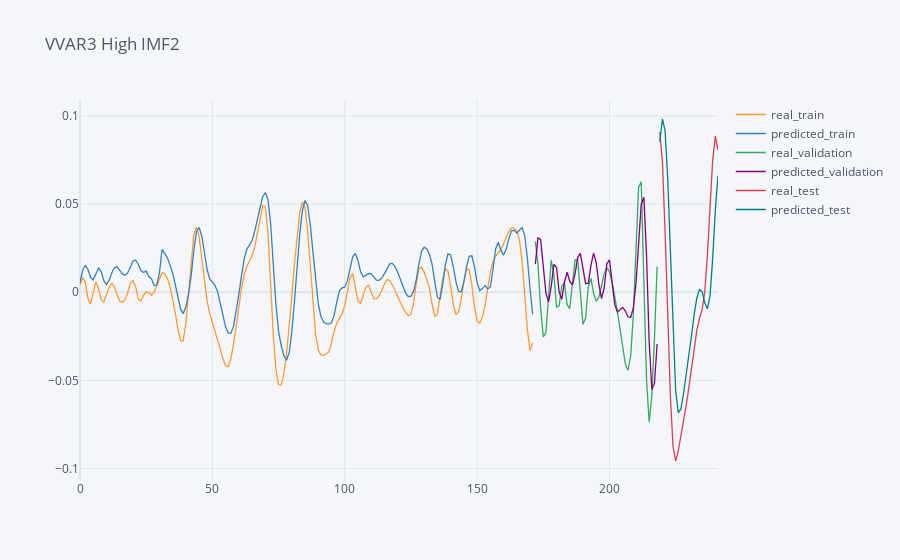

The code cell stored with this chart in its notebook:
### Code cell
# plotting partial results of IMF predictions
plot_ticker = 'VVAR3'
plot_feature = 'High'
plot_imf = 'IMF2'

df_result = pd.DataFrame.from_dict(results[plot_ticker][plot_feature][plot_imf], orient='index').T
df_train = df_result[['real_train','predicted_train','x_axis_train']].set_index('x_axis_train').dropna(axis=0)
df_train.index.name = 'x'
df_validation = df_result[['real_validation','predicted_validation','x_axis_validation']].set_index('x_axis_validation').dropna(axis=0)
df_validation.index.name = 'x'
df_test = df_result[['real_test','predicted_test','x_axis_test']].set_index('x_axis_test').dropna(axis=0)
df_test.index.name = 'x'

df_concatenated = pd.concat([df_train,df_validation,df_test], axis=1)
df_concatenated.iplot(title=f'{plot_ticker} {plot_feature} {plot_imf}')

### Figure 1 — Plotly figure (JSON) as saved in the notebook; plotly's stock layout.template omitted (floating-point values rounded to 4 significant figures; data arrays with more than 128 entries replaced by an {"elided": "..."} marker saying what was removed)
{"data": [{"line": {"color": "rgba(255, 153, 51, 1.0)", "dash": "solid", "shape": "linear", "width": 1.3}, "mode": "lines", "name": "real_train", "text": "", "type": "scatter", "x": {"elided": "242 int values"}, "y": {"elided": "242 mixed values"}}, {"line": {"color": "rgba(55, 128, 191, 1.0)", "dash": "solid", "shape": "linear", "width": 1.3}, "mode": "lines", "name": "predicted_train", "text": "", "type": "scatter", "x": {"elided": "242 int values"}, "y": {"elided": "242 mixed values"}}, {"line": {"color": "rgba(50, 171, 96, 1.0)", "dash": "solid", "shape": "linear", "width": 1.3}, "mode": "lines", "name": "real_validation", "text": "", "type": "scatter", "x": {"elided": "242 int values"}, "y": {"elided": "242 mixed values"}}, {"line": {"color": "rgba(128, 0, 128, 1.0)", "dash": "solid", "shape": "linear", "width": 1.3}, "mode": "lines", "name": "predicted_validation", "text": "", "type": "scatter", "x": {"elided": "242 int values"}, "y": {"elided": "242 mixed values"}}, {"line": {"color": "rgba(219, 64, 82, 1.0)", "dash": "solid", "shape": "linear", "width": 1.3}, "mode": "lines", "name": "real_test", "text": "", "type": "scatter", "x": {"elided": "242 int values"}, "y": {"elided": "242 mixed values"}}, {"line": {"color": "rgba(0, 128, 128, 1.0)", "dash": "solid", "shape": "linear", "width": 1.3}, "mode": "lines", "name": "predicted_test", "text": "", "type": "scatter", "x": {"elided": "242 int values"}, "y": {"elided": "242 mixed values"}}], "layout": {"legend": {"bgcolor": "#F5F6F9", "font": {"color": "#4D5663"}}, "paper_bgcolor": "#F5F6F9", "plot_bgcolor": "#F5F6F9", "title": {"font": {"color": "#4D5663"}, "text": "VVAR3 High IMF2"}, "xaxis": {"gridcolor": "#E1E5ED", "showgrid": true, "tickfont": {"color": "#4D5663"}, "title": {"font": {"color": "#4D5663"}, "text": ""}, "zerolinecolor": "#E1E5ED"}, "yaxis": {"gridcolor": "#E1E5ED", "showgrid": true, "tickfont": {"color": "#4D5663"}, "title": {"font": {"color": "#4D5663"}, "text": ""}, "zerolinecolor": "#E1E5ED"}}}
